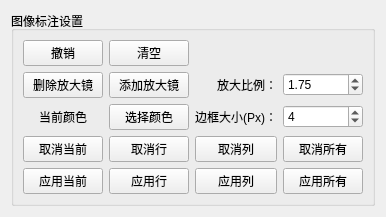
<?xml version="1.0" encoding="UTF-8"?>
<ui version="4.0">
 <class>Form</class>
 <widget class="QWidget" name="Form">
  <property name="geometry">
   <rect>
    <x>0</x>
    <y>0</y>
    <width>365</width>
    <height>189</height>
   </rect>
  </property>
  <property name="windowTitle">
   <string>Form</string>
  </property>
  <layout class="QGridLayout" name="gridLayout">
   <item row="0" column="0">
    <widget class="QGroupBox" name="groupBox_7">
     <property name="maximumSize">
      <size>
       <width>16777215</width>
       <height>300</height>
      </size>
     </property>
     <property name="title">
      <string>图像标注设置</string>
     </property>
     <layout class="QGridLayout" name="gridLayout_7">
      <item row="2" column="0">
       <widget class="QLabel" name="ColorDisp">
        <property name="text">
         <string>当前颜色</string>
        </property>
        <property name="alignment">
         <set>Qt::AlignCenter</set>
        </property>
       </widget>
      </item>
      <item row="3" column="0">
       <widget class="QPushButton" name="cancelOneBut">
        <property name="text">
         <string>取消当前</string>
        </property>
       </widget>
      </item>
      <item row="2" column="3">
       <widget class="QPushButton" name="ChoseColorBut">
        <property name="text">
         <string>选择颜色</string>
        </property>
       </widget>
      </item>
      <item row="0" column="0">
       <widget class="QPushButton" name="backBut">
        <property name="text">
         <string>撤销</string>
        </property>
       </widget>
      </item>
      <item row="0" column="3">
       <widget class="QPushButton" name="clearBoardBut">
        <property name="text">
         <string>清空</string>
        </property>
       </widget>
      </item>
      <item row="4" column="6">
       <widget class="QPushButton" name="applyAllBut">
        <property name="text">
         <string>应用所有</string>
        </property>
       </widget>
      </item>
      <item row="4" column="0">
       <widget class="QPushButton" name="applyOneBut">
        <property name="text">
         <string>应用当前</string>
        </property>
       </widget>
      </item>
      <item row="3" column="4">
       <widget class="QPushButton" name="cancelColBut">
        <property name="text">
         <string>取消列</string>
        </property>
       </widget>
      </item>
      <item row="2" column="4">
       <widget class="QLabel" name="label_9">
        <property name="text">
         <string>边框大小(Px)：</string>
        </property>
        <property name="alignment">
         <set>Qt::AlignRight|Qt::AlignTrailing|Qt::AlignVCenter</set>
        </property>
       </widget>
      </item>
      <item row="4" column="3">
       <widget class="QPushButton" name="applyRowBut">
        <property name="text">
         <string>应用行</string>
        </property>
       </widget>
      </item>
      <item row="3" column="3">
       <widget class="QPushButton" name="cancelRowBut">
        <property name="text">
         <string>取消行</string>
        </property>
       </widget>
      </item>
      <item row="3" column="6">
       <widget class="QPushButton" name="cancelAllBut">
        <property name="text">
         <string>取消所有</string>
        </property>
       </widget>
      </item>
      <item row="4" column="4">
       <widget class="QPushButton" name="applyColBut">
        <property name="text">
         <string>应用列</string>
        </property>
       </widget>
      </item>
      <item row="2" column="6">
       <widget class="QSpinBox" name="rectBoarderSizeSpin">
        <property name="value">
         <number>4</number>
        </property>
       </widget>
      </item>
      <item row="1" column="6">
       <widget class="QDoubleSpinBox" name="scaleSpin">
        <property name="singleStep">
         <double>0.200000000000000</double>
        </property>
        <property name="value">
         <double>1.750000000000000</double>
        </property>
       </widget>
      </item>
      <item row="1" column="4">
       <widget class="QLabel" name="label_12">
        <property name="text">
         <string>放大比例：</string>
        </property>
        <property name="alignment">
         <set>Qt::AlignRight|Qt::AlignTrailing|Qt::AlignVCenter</set>
        </property>
       </widget>
      </item>
      <item row="1" column="3">
       <widget class="QPushButton" name="addMagnifierBut">
        <property name="text">
         <string>添加放大镜</string>
        </property>
       </widget>
      </item>
      <item row="1" column="0">
       <widget class="QPushButton" name="removeMagnifierBut">
        <property name="text">
         <string>删除放大镜</string>
        </property>
       </widget>
      </item>
     </layout>
    </widget>
   </item>
  </layout>
 </widget>
 <resources/>
 <connections/>
</ui>
